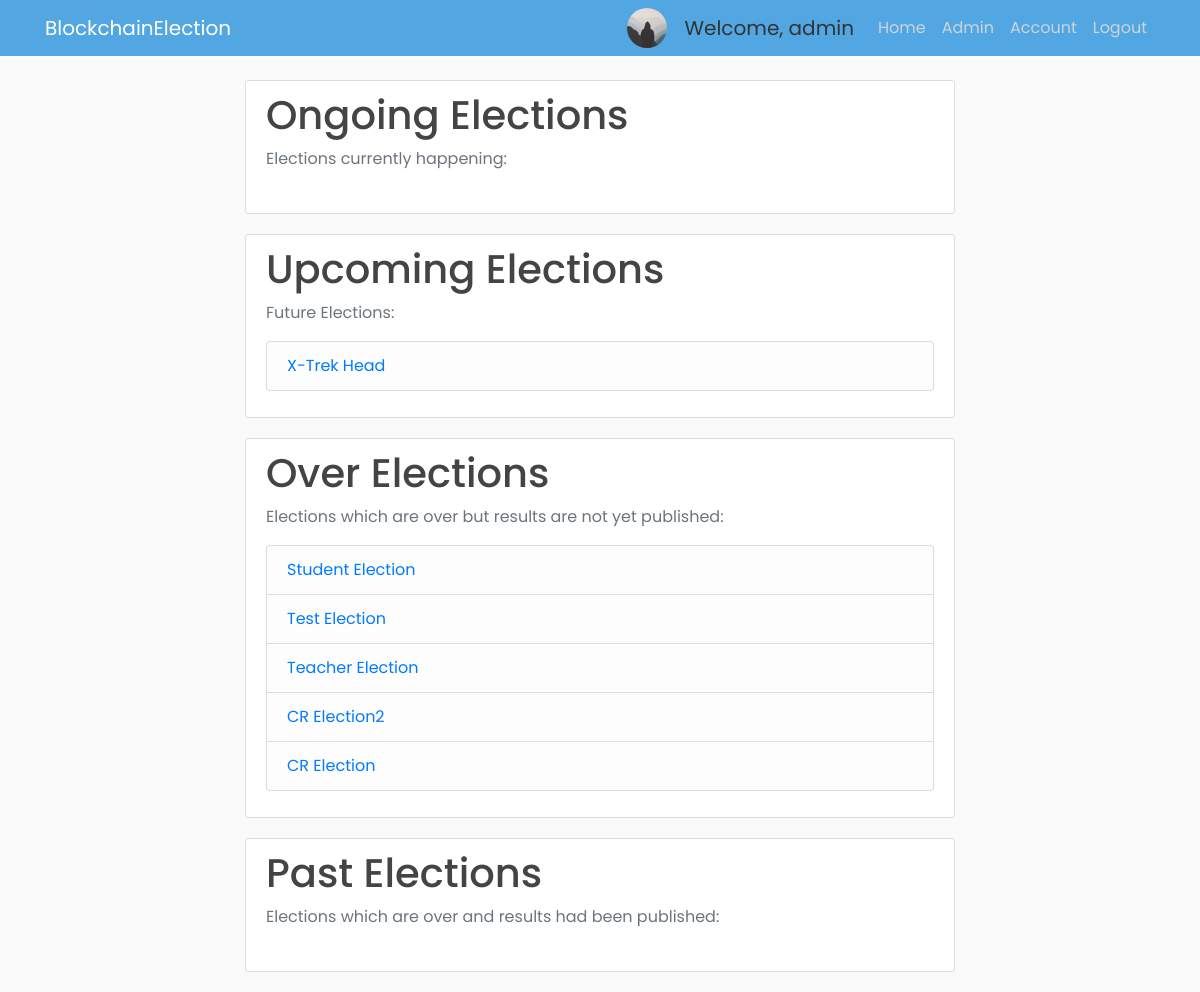
The page / (signed in) on the database as committed earlier.
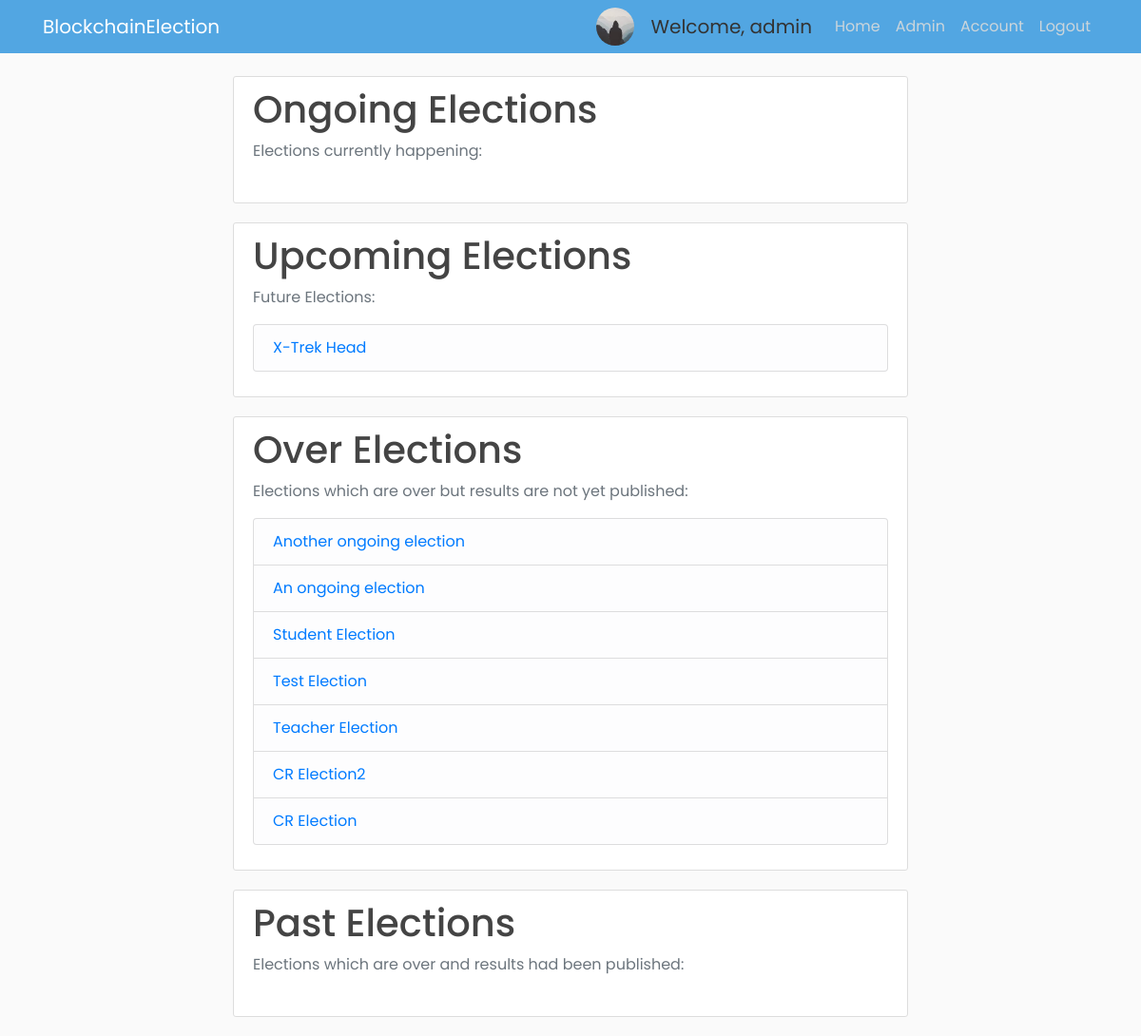
The same page on the database as committed later.
### app/models.py (models this page shows, shortened)
class Voter(db.Model, UserMixin):
    id = db.Column(db.Integer, primary_key=True)
    cin = db.Column(db.String(30), unique=True, nullable=False)
    name = db.Column(db.String(255), nullable=False)
    email = db.Column(db.String(30), unique=True, nullable=False)
    dept = db.Column(db.String(4), db.ForeignKey('department.dept_code'), nullable=False)
    imagefile = db.Column(db.String(20), nullable=False, default='default.jpg')
    password = db.Column(db.String(60), nullable=False)
    join_year = db.Column(db.Integer, nullable=False, default=2016)
    is_admin = db.Column(db.Boolean, default=False, nullable=False)

class Election(db.Model):
    election_id = db.Column(db.String(5), primary_key=True, nullable=False)
    election_title = db.Column(db.String(255), nullable=False)
    create_date = db.Column(db.DateTime, nullable=False, default=datetime.utcnow)
    start_date = db.Column(db.DateTime, nullable=False, default=datetime.utcnow)
    end_date = db.Column(db.DateTime, db.CheckConstraint("end_date > start_date"), nullable=False)
    public_key = db.Column(db.String(255), nullable=False, unique=True)
    max_attempt = db.Column(db.Integer, nullable=False, default=3)
    election_state = db.Column(db.String(30), db.CheckConstraint("election_state in ('upcoming', 'ongoing', 'over', 'counting_finished','past')"))
    results_published = db.Column(db.Boolean, nullable=False, default=False)

### app/routes.py (the view)
@app.route("/")
def index():
    elections = elections = Election.query.order_by(Election.start_date.desc()).all()
    election_util.update_election_state()
    return render_template("index.html", elections=elections)

### app/election_util.py (called while the page is built)
def update_election_state():
    elections = Election.query.all()
    for election in elections:
        if election.election_state == 'counting_finished':
            continue
        elif election.start_date <= datetime.now() <= election.end_date:
            election.election_state = 'ongoing'
        elif datetime.now() < election.start_date:
            election.election_state = 'upcoming'
        elif datetime.now() > election.end_date and election.results_published == False:
            election.election_state = 'over'
        elif datetime.now() > election.end_date and election.results_published == True:
            election.election_state = 'past'
    db.session.commit()

### app/models.py (called while the page is built)
@login_manager.user_loader
def load_user(user_id):
    return Voter.query.get(int(user_id))

### app/templates/index.html (shortened to what this page needs)
{% extends "home_base.html" %}
{% block content %}
{% include 'ongoing_elections.html' %}
{% include 'upcoming_elections.html' %}
{% include 'over_elections.html' %}
{% include 'past_elections.html' %}
{% endblock content %}

### app/templates/home_base.html (shortened to what this page needs)
<!DOCTYPE html>
<html lang="en">
  <head>
    <link rel="stylesheet" href="https://maxcdn.bootstrapcdn.com/bootstrap/4.0.0/css/bootstrap.min.css">
    <link rel="stylesheet" type="text/css" href="{{ url_for('static', filename='main.css') }}">
  </head>
  <body>
    {% include 'navbar.html' %}
    <main role="main" class="container">
      <div class="center">
        <div class="col-md-8">
          {% block content %}
          {% endblock %}
        </div>
      </div>
    </main>
  </body>
</html>

### app/templates/navbar.html (shortened to what this page needs)
<header class="site-header">
  <nav class="navbar navbar-expand-md navbar-dark bg-steel fixed-top">
    <div class="container">
      <a class="navbar-brand mr-4" href="{{ url_for('index2') }}">BlockchainElection</a>
      <div class="collapse navbar-collapse" id="navbarToggle">
        <div class="navbar-nav ml-auto">
          {% if current_user.is_admin %}
          <img class="rounded-circle account-img-small" src="/static/profile_pics/{{ current_user.imagefile }}">
          <a class="navbar-brand disabled ml-2" style="cursor: default;">Welcome, {{ current_user.cin }}</a>
          <a class="nav-item nav-link" href="{{ url_for('home') }}">Home</a>
          <a class="nav-item nav-link" href="{{ url_for('admin') }}">Admin</a>
          <a class="nav-item nav-link" href="{{ url_for('account') }}">Account</a>
          <a class="nav-item nav-link" href="{{ url_for('logout') }}">Logout</a>
          {% else %}
            <a class="nav-item nav-link" href="{{ url_for('login') }}">Login</a>
            <a class="nav-item nav-link" href="{{ url_for('register') }}">Register</a>
          {% endif %}
        </div>
      </div>
    </div>
  </nav>
</header>

### app/templates/ongoing_elections.html (shortened to what this page needs)
{% block ongoing_elections %}
<div class="content-section">
  <h1>Ongoing Elections</h1>
  <p class='text-muted'>Elections currently happening:
  </p>
</div>
{% endblock ongoing_elections %}

### app/templates/upcoming_elections.html
{% block upcoming_elections %}
<div class="content-section">
  <h1>Upcoming Elections</h1>
  <p class='text-muted'>Future Elections:
  <ul class="list-group">
      {% for election in elections %}
          {% if election.election_state == 'upcoming' %}
              <li class="list-group-item list-group-item-light"><a href="{{ url_for('view_election', id=election.election_id) }}">{{ election.election_title }}</a></li>
          {% endif %}
      {% endfor %}
  </ul>
  </p>
</div>
{% endblock upcoming_elections %}

### app/templates/over_elections.html
{% block over_elections %}
<div class="content-section">
  <h1>Over Elections</h1>
  <p class='text-muted'>Elections which are over but results are not yet published:
  <ul class="list-group">
    {% for election in elections %}
      {% if election.election_state == 'over' or election.election_state == 'counting_finished' %}
          <li class="list-group-item list-group-item-light"><a href="{{ url_for('view_election', id=election.election_id) }}">{{ election.election_title }}</a></li>
      {% endif %}
    {% endfor %}
  </ul>
  </p>
</div>
{% endblock over_elections %}

### app/templates/past_elections.html (shortened to what this page needs)
{% block past_elections %}
<div class="content-section">
  <h1>Past Elections</h1>
  <p class='text-muted'>Elections which are over and results had been published:
  </p>
</div>
{% endblock past_elections %}

### app/static/main.css (style rules this page uses)
body { background: #fafafa; color: #333333; margin-top: 5rem; font-family: "Poppins", sans-serif; }
h1, h2, h3, h4, h5, h6 { color: #444444; }
.bg-steel { background-color: #52a6e2; }
.site-header .navbar-nav .nav-link { color: #cbd5db; }
.content-section { background: #ffffff; padding: 10px 20px; border: 1px solid #dddddd; border-radius: 3px; margin-bottom: 20px; }
.account-img-small { height: 40px; width: 40px; margin-right: 10px; }

### app/templates/home_base.html (style rules this page uses)
.center { height: 100%; display: flex; justify-content: center; align-items: center; }

Rows that differ between the two databases and show on the page:
added Election: election_title "Another ongoing election", shown under "Over Elections"
added Election: election_title "An ongoing election", shown under "Over Elections"
